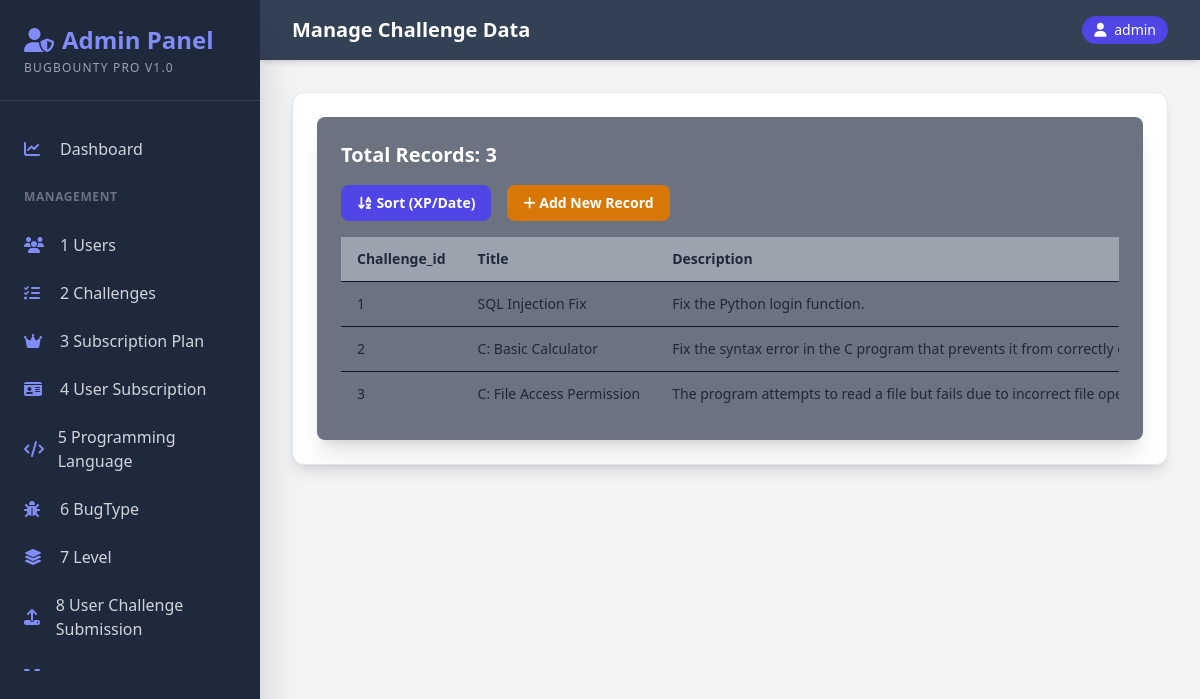
The page /admin/manage/Challenge (signed in) on the database its author committed.
### app.py (models this page shows, shortened)
class User(UserMixin, db.Model):
    __tablename__ = 'users'
    user_id = db.Column(db.Integer, primary_key=True)
    username = db.Column(db.String(255), unique=True, nullable=False)
    email = db.Column(db.String(255), unique=True, nullable=False)
    password_hash = db.Column(db.String(255), nullable=False)
    points = db.Column(db.Integer, default=0, nullable=False)
    xp = db.Column(db.Integer, default=0, nullable=False)
    current_level_id = db.Column(db.Integer, db.ForeignKey('levels.level_id'), nullable=True)
    virtual_currency = db.Column(db.Integer, default=0, nullable=False)
    profile_picture_url = db.Column(db.String(255), nullable=True, default='/static/default_profile.png')
    registration_date = db.Column(db.DateTime, nullable=False, default=datetime.utcnow)
    has_active_subscription = db.Column(db.Boolean, nullable=True, default=False)
    is_admin = db.Column(db.Boolean, default=False) # 🔴 नवीन फील्ड जोडा Admin sathi🔴
    submissions = db.relationship('UserChallengeSubmission', backref='user', lazy='dynamic', foreign_keys='UserChallengeSubmission.user_id')
    badges_earned = db.relationship('UserBadge', backref='user', lazy='dynamic')

class Challenge(db.Model):
    __tablename__ = 'challenges'
    challenge_id = db.Column(db.Integer, primary_key=True)
    title = db.Column(db.String(255), unique=True, nullable=False)
    description = db.Column(db.Text, nullable=False)
    difficulty_level = db.Column(db.String(255), nullable=False)
    points_awarded = db.Column(db.Integer, nullable=False)
    currency_awarded = db.Column(db.Integer, nullable=False, default=0)
    time_limit_minutes = db.Column(db.Integer, nullable=True)
    is_premium = db.Column(db.Boolean, nullable=False, default=False)
    base_code = db.Column(db.Text, nullable=False)
    solution_code = db.Column(db.Text, nullable=False)
    xp_awarded = db.Column(db.Integer, nullable=False, default=0)
    programming_language_id = db.Column(db.Integer, db.ForeignKey('programming_languages.language_id'), nullable=False)
    bug_type_id = db.Column(db.Integer, db.ForeignKey('bug_types.bug_type_id'), nullable=False)
    language_rel = db.relationship('ProgrammingLanguage', backref='challenges', lazy=True)
    bug_type_rel = db.relationship('BugType', backref='challenges', lazy=True)

### app.py (the view)
@app.route('/admin/manage/<string:model_name>')
@login_required
@admin_required
def admin_manage_data(model_name):
    model_map = {
        'User': User, 'Challenge': Challenge, 'SubscriptionPlan': SubscriptionPlan,
        'UserSubscription': UserSubscription, 'ProgrammingLanguage': ProgrammingLanguage,
        'BugType': BugType, 'Level': Level, 'UserChallengeSubmission': UserChallengeSubmission,
        'Badge': Badge, 'UserBadge': UserBadge, 'Leaderboard': Leaderboard,
        'Hint': Hint, 'Payment': Payment, 'ForumPost': ForumPost,
        'ForumComment': ForumComment, 'Notification': Notification
    }
    ModelClass = model_map.get(model_name)
    if not ModelClass:
        flash(f"Error: Model '{model_name}' not found.", 'danger')
        return redirect(url_for('admin_dashboard'))
    query = db.select(ModelClass)
    if ModelClass == User:
        query = db.select(User).options(joinedload(User.current_level))
    elif ModelClass == UserSubscription:
        query = db.select(UserSubscription).options(joinedload(UserSubscription.plan_rel))
    elif ModelClass == UserChallengeSubmission:
         query = db.select(UserChallengeSubmission).options(joinedload(UserChallengeSubmission.user),
                                                            joinedload(UserChallengeSubmission.challenge_rel))
    elif ModelClass == Challenge:
         query = db.select(Challenge).options(joinedload(Challenge.language_rel),
                                              joinedload(Challenge.bug_type_rel))
    elif ModelClass == Leaderboard:
         query = db.select(Leaderboard).options(joinedload(Leaderboard.user))
    elif ModelClass == Payment:
         query = db.select(Payment).options(joinedload(Payment.user))
    all_data = db.session.execute(query).scalars().unique().all()
    column_names = [col.key for col in ModelClass.__table__.columns]
    return render_template('admin/admin_data_view.html',
                           title=f"Manage {model_name}",
                           model_name=model_name,
                           data=all_data,
                           columns=column_names)

### app.py (called while the page is built)
def admin_required(f):
    @wraps(f)
    def decorated_function(*args, **kwargs):
        if not current_user.is_authenticated or not current_user.is_admin:
            flash('Access denied: You must be an administrator.', 'danger')
            return redirect(url_for('home'))
        return f(*args, **kwargs)
    return decorated_function

@login_manager.user_loader
def load_user(user_id):
    return User.query.get(int(user_id))

### templates/Admin/admin_data_view.html (shortened to what this page needs)
{% extends 'admin/admin_base.html' %}
{% block header_title %}Manage {{ model_name }} Data{% endblock %}
{% block admin_content %}
<div class="bg-gray-500 p-6 rounded-lg shadow-xl">
    <h2 class="text-xl font-bold text-white mb-4">Total Records: {{ data|length }}</h2>
    <div class="mb-4 flex space-x-4">
        <button class="bg-indigo-600 hover:bg-indigo-700 text-white px-4 py-2 rounded-lg text-sm font-semibold">
            <i class="fas fa-sort-alpha-down"></i> Sort (XP/Date)
        </button>
        <button class="bg-amber-600 hover:bg-amber-700 text-white px-4 py-2 rounded-lg text-sm font-semibold">
             <i class="fas fa-plus"></i> Add New Record
        </button>
    </div>
    <div class="overflow-x-auto">
        <table class="min-w-full divide-y divide-gray-900 text-sm">
            <thead class="bg-gray-400">
                <tr>
                    {% for col in columns %}
                        <th class="px-4 py-3 text-left">{{ col|capitalize }}</th>
                    {% endfor %}
                </tr>
            </thead>
            <tbody class="divide-y divide-gray-900">
                {% for row in data %}
                <tr class="hover:bg-gray-400">
                    {% for col_name in columns %}
                        <td class="px-4 py-3 whitespace-nowrap">
                            {% set value = row[col_name] %}
                            {% if value is none %}
                                <span class="text-gray-900">N/A</span>
                            {% elif value.__class__.__name__ == 'datetime' %}
                                {{ value | convert_to_ist }}
                            {% else %}
                                {{ value }}
                            {% endif %}
                        </td>
                    {% endfor %}
                </tr>
                {% endfor %}
            </tbody>
        </table>
    </div>
</div>
{% endblock %}

### templates/Admin/admin_base.html (shortened to what this page needs)
<!DOCTYPE html>
<html lang="en">
<head>
    <script src="https://cdn.tailwindcss.com"></script>
    <link rel="stylesheet" href="https://cdnjs.cloudflare.com/ajax/libs/font-awesome/6.4.0/css/all.min.css">
</head>
<body class="bg-gray-100 text-gray-800">
    <div class="flex">
        <aside class="sidebar text-white shadow-2xl">
            <div class="p-6 border-b border-gray-700">
                <h2 class="text-2xl font-bold text-indigo-400 flex items-center">
                    <i class="fas fa-user-shield mr-2"></i> Admin Panel
                </h2>
                <p class="text-xs text-gray-400 mt-1 uppercase tracking-widest">BugBounty Pro v1.0</p>
            </div>
            <nav class="mt-6">
                <a href="{{ url_for('admin_dashboard') }}" class="nav-link flex items-center py-3 px-6 text-gray-300 transition hover:text-white">
                    <i class="fas fa-chart-line w-6 text-indigo-400"></i>
                    <span class="ml-3">Dashboard</span>
                </a>
                <div class="px-6 py-4 text-xs font-semibold text-gray-500 uppercase tracking-wider">Management</div>
                <div class="custom-sidebar-scroll overflow-y-auto" style="max-height: 450px;">
                    <a href="{{ url_for('admin_manage_data', model_name='User') }}" class="nav-link flex items-center py-3 px-6 text-gray-300 transition hover:text-white">
                        <i class="fas fa-users w-6 text-indigo-400"></i>
                        <span class="ml-3">1 Users</span>
                    </a>
                    <a href="{{ url_for('admin_manage_data', model_name='Challenge') }}" class="nav-link flex items-center py-3 px-6 text-gray-300 transition hover:text-white">
                        <i class="fas fa-tasks w-6 text-indigo-400"></i>
                        <span class="ml-3">2 Challenges</span>
                    </a>
                    <a href="{{ url_for('admin_manage_data', model_name='SubscriptionPlan') }}" class="nav-link flex items-center py-3 px-6 text-gray-300 transition hover:text-white">
                        <i class="fas fa-crown w-6 text-indigo-400"></i>
                        <span class="ml-3">3 Subscription Plan</span>
                    </a>
                    <a href="{{ url_for('admin_manage_data', model_name='UserSubscription') }}" class="nav-link flex items-center py-3 px-6 text-gray-300 transition hover:text-white">
                        <i class="fas fa-id-card w-6 text-indigo-400"></i>
                        <span class="ml-3">4 User Subscription</span>
                    </a>
                        <a href="{{ url_for('admin_manage_data', model_name='ProgrammingLanguage') }}" class="nav-link flex items-center py-3 px-6 text-gray-300 transition hover:text-white">
                        <i class="fas fa-code w-6 text-indigo-400"></i>
                        <span class="ml-3">5 Programming Language</span>
                    </a>
                    <a href="{{ url_for('admin_manage_data', model_name='BugType') }}" class="nav-link flex items-center py-3 px-6 text-gray-300 transition hover:text-white">
                        <i class="fas fa-bug w-6 text-indigo-400"></i>
                        <span class="ml-3">6 BugType</span>
                    </a>
                    <a href="{{ url_for('admin_manage_data', model_name='Level') }}" class="nav-link flex items-center py-3 px-6 text-gray-300 transition hover:text-white">
                        <i class="fas fa-layer-group w-6 text-indigo-400"></i>
                        <span class="ml-3">7 Level</span>
                    </a>
                    <a href="{{ url_for('admin_manage_data', model_name='UserChallengeSubmission') }}" class="nav-link flex items-center py-3 px-6 text-gray-300 transition hover:text-white">
                        <i class="fas fa-upload w-6 text-indigo-400"></i>
                        <span class="ml-3">8 User Challenge Submission</span>
                    </a>
                    <a href="{{ url_for('admin_manage_data', model_name='Badge') }}" class="nav-link flex items-center py-3 px-6 text-gray-300 transition hover:text-white">
                        <i class="fas fa-medal w-6 text-indigo-400"></i>
                        <span class="ml-3">9 Badge</span>
                    </a>
                </div>
            </nav>
        </aside>
        <div class="main-content">
            <header class="admin-nav text-white shadow-md py-4 px-8 flex justify-between items-center sticky top-0 z-10">
                <h1 class="text-xl font-semibold">
                    {% block header_title %}Admin Control Center{% endblock %}
                </h1>
                <div class="flex items-center space-x-4">
                    <span class="text-sm bg-indigo-600 px-3 py-1 rounded-full shadow-inner">
                        <i class="fas fa-user mr-1"></i> {{ current_user.username }}
                    </span>
                </div>
            </header>
            <main class="p-8">
                <div class="bg-white p-6 rounded-xl shadow-lg border border-gray-200">
                    {% block admin_content %}{% endblock %}
                </div>
            </main>
        </div>
    </div>
</body>
</html>

### templates/Admin/admin_base.html (style rules this page uses)
body { font-family: 'Segoe UI', Tahoma, Geneva, Verdana, sans-serif; overflow-x: hidden; }
.sidebar { background-color: #1e293b; min-height: 100vh; width: 260px; position: fixed; top: 0; left: 0; transition: all 0.3s; z-index: 20; }
.main-content { margin-left: 260px; width: calc(100% - 260px); min-height: 100vh; display: flex; flex-direction: column; }
.admin-nav { background-color: #334155; }

### rows shown on the page
User: username "admin"
Challenge: columns "1" "SQL Injection Fix" "Fix the Python login function."
Challenge: columns "2" "C: Basic Calculator" "Fix the syntax error in the C program that prevents it from correctly…"
Challenge: columns "3" "C: File Access Permission" "The program attempts to read a file but fails due to incorrect file…"

### other values the page prints
{{ model_name }} "Challenge"
{{ data|length }} "3"
{{ col|capitalize }} "Challenge_id" "Title" "Description"
